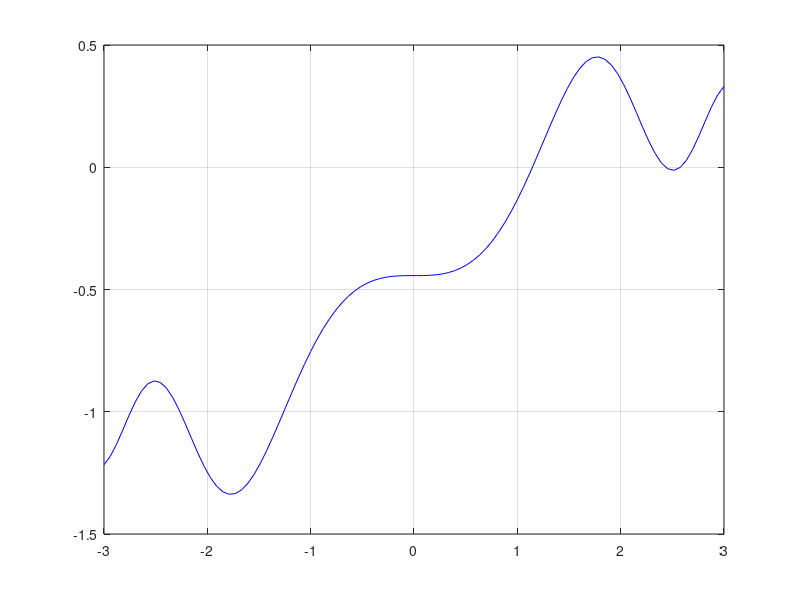

MATLAB code to generate this figure:
clear all
close all
clc

% Definimos la funcion a la cual encontrar la raiz
f = @(x) quad(@(t) sin(t.^2), 0, x) - sqrt(pi)/4;

xx = linspace(-3, 3);

% Graficamos, notar que usamos arrayfun pues quad no permite que le pasemos
% un vector en los limites de integracion. La otra forma de hacerlo es con
% ciclos.
plot(xx, arrayfun(f, xx), 'b'); grid on

x1 = fzero(f, 1);
x2 = fzero(f, 2);
x3 = fzero(f, 3);

fprintf('Las raices encontradas son: '); disp([x1, x2, x3])